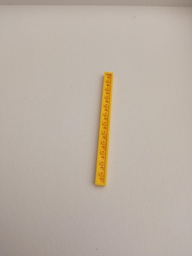
#> input picture Project/samples/0_4UMA_original_60479_1609884606260.jpg, 192 x 256 px, shrunk from 2448 x 3264 before the run, found by its file name; its folder holds only this picture in this run
$ python pipeline_test_clustering.py
#> lines starting #> are read from the running program, lines starting #| are printed output that depends on the picture
import cv2
import numpy as np
from sklearn.cluster import DBSCAN
import os
import random


# Use DBSCAN to detect the Lego bricks in the image, by analysing the color distances of the pixels
def detect_lego_bricks(image, eps=5, min_samples=10):

        lab_image = cv2.cvtColor(image, cv2.COLOR_BGR2LAB)

        l_channel, a_channel, b_channel = cv2.split(lab_image)

        pixel_values = np.column_stack([a_channel.flatten(), b_channel.flatten()])

        db = DBSCAN(eps=eps, min_samples=min_samples).fit(pixel_values)

        labels = db.labels_

        num_labels = len(set(labels)) - (1 if -1 in labels else 0)

        brick_boxes = []

        for i in range(num_labels):

            mask = labels == i

            a_values = a_channel.flatten()[mask]

            b_values = b_channel.flatten()[mask]

            min_a, max_a = np.min(a_values), np.max(a_values)

            min_b, max_b = np.min(b_values), np.max(b_values)

            mask = np.zeros_like(labels, dtype=bool)

            mask[labels == i] = True

            y, x = np.where(mask.reshape(a_channel.shape))

            brick_boxes.append((min(x), min(y), max(x) - min(x), max(y) - min(y)))

        return brick_boxes

def preprocess_image(image):

    lab_image = cv2.cvtColor(image, cv2.COLOR_BGR2LAB)

    l_channel, a_channel, b_channel = cv2.split(lab_image)

    clahe = cv2.createCLAHE(clipLimit=2.0, tileGridSize=(6, 6))

    enhanced_l_channel = clahe.apply(l_channel)

    enhanced_lab_image = cv2.merge([enhanced_l_channel, a_channel, b_channel])

    enhanced_bgr = cv2.cvtColor(enhanced_lab_image, cv2.COLOR_LAB2BGR)

    return enhanced_bgr


def detect_colors_hsv(image, brick_boxes, threshold=10):

    hsv_image = cv2.cvtColor(image, cv2.COLOR_BGR2HSV)

    brick_colors = []

    for box in brick_boxes:

        x, y, w, h = box

        brick_roi = hsv_image[y : y + h, x : x + w]

        unique_colors, counts = np.unique(
            brick_roi.reshape(-1, brick_roi.shape[2]), axis=0, return_counts=True
        )

        distinct_colors = [
            color for color, count in zip(unique_colors, counts) if count >= threshold
        ]

        most_frequent_color = unique_colors[np.argmax(counts)]

        # Use most frequent color as the average color
        if distinct_colors:

            brick_colors.append(most_frequent_color)

    return len(brick_colors), brick_colors


def main():

    folder_path = "samples"

    image_files = [
        f for f in os.listdir(folder_path) if f.endswith(".jpg") or f.endswith(".png")
    ]

    num_images = int(input("Enter the number of images to process: "))
#> the answer given: 3

    selected_images = random.sample(image_files, min(num_images, len(image_files)))

    for filename in selected_images:

        image = cv2.imread(os.path.join(folder_path, filename))
#> image is the input picture: shape (256, 192, 3); mean B, G, R 163.2, 174.9, 186.3

        image_resized = cv2.resize(image, (0, 0), fx=0.2, fy=0.2)
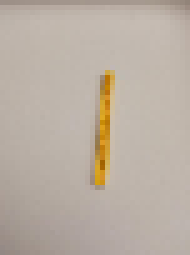
#> image_resized: shape (51, 38, 3) (shown 5 times larger); mean B, G, R 163.3, 175, 186.4

        preprocessed_image = preprocess_image(image_resized)
#> in preprocess_image, `lab_image = cv2.cvtColor(image, cv2.COLOR_BGR2LAB)`: lab_image: shape (51, 38, 3); mean of channels 0, 1, 2 184, 130.4, 135.4
#> in preprocess_image, `l_channel, a_channel, b_channel = cv2.split(lab_image)`:
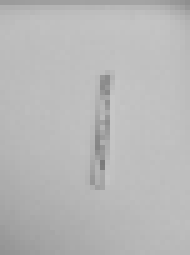
#> l_channel: shape (51, 38) (shown 5 times larger); min 122, max 198, mean 184
#> in preprocess_image, `l_channel, a_channel, b_channel = cv2.split(lab_image)`:
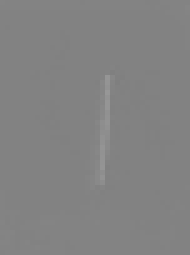
#> a_channel: shape (51, 38) (shown 5 times larger); min 127, max 151, mean 130.4
#> in preprocess_image, `l_channel, a_channel, b_channel = cv2.split(lab_image)`:
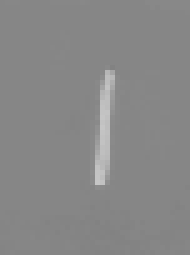
#> b_channel: shape (51, 38) (shown 5 times larger); min 130, max 198, mean 135.4
#> in preprocess_image, `enhanced_l_channel = clahe.apply(l_channel)`:
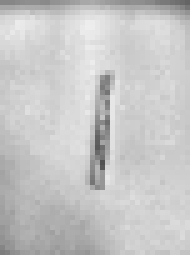
#> enhanced_l_channel: shape (51, 38) (shown 5 times larger); min 82, max 238, mean 198.9
#> in preprocess_image, `enhanced_lab_image = cv2.merge([enhanced_l_channel, a_channel, b_chann..`: enhanced_lab_image: shape (51, 38, 3); mean of channels 0, 1, 2 198.9, 130.4, 135.4
#> in preprocess_image, `enhanced_bgr = cv2.cvtColor(enhanced_lab_image, cv2.COLOR_LAB2BGR)`:
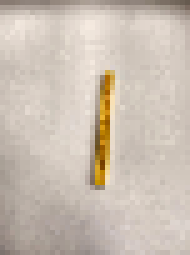
#> enhanced_bgr: shape (51, 38, 3) (shown 5 times larger); mean B, G, R 179.3, 191.2, 203

        brick_boxes = detect_lego_bricks(preprocessed_image)
#> in detect_lego_bricks, `lab_image = cv2.cvtColor(image, cv2.COLOR_BGR2LAB)`: lab_image: shape (51, 38, 3); mean of channels 0, 1, 2 199, 130.4, 135.4
#> in detect_lego_bricks, `pixel_values = np.column_stack([a_channel.flatten(), b_channel.flatten..`: pixel_values = 1938 pairs, first value 127 to 151, second value 130 to 197
#> in detect_lego_bricks, `labels = db.labels_`: labels = 1938 values, max 1 at index 591, min -1 at index 553, mean -0.00568
#> in detect_lego_bricks, `num_labels = len(set(labels)) - (1 if -1 in labels else 0)`: num_labels = 2
#> the loop in detect_lego_bricks, `for i in range(num_labels): ` made 2 passes
#> (min_a, max_a, min_b, max_b) on passes 1 to 2: (127, 134, 130, 145), (138, 151, 180, 197)
#> after the loop in detect_lego_bricks, `for i in range(num_labels):`: brick_boxes = [(0, 0, 37, 50), (20, 15, 1, 21)]
#> brick_boxes = [(0, 0, 37, 50), (20, 15, 1, 21)]

        num_bricks = len(brick_boxes)
#> num_bricks = 2

        if num_bricks < 3:

            num_colors, brick_colors = detect_colors_hsv(preprocessed_image, brick_boxes)
#> in detect_colors_hsv, `hsv_image = cv2.cvtColor(image, cv2.COLOR_BGR2HSV)`: hsv_image: shape (51, 38, 3); mean H, S, V 14.2, 30.7, 203
#> the loop in detect_colors_hsv, `for box in brick_boxes: ` made 2 passes
#> (x, y, w, h, most_frequent_color) on passes 1 to 2: (0, 0, 37, 50, [14, 23, 211]), (20, 15, 1, 21, [16, 61, 155])
#> after the loop in detect_colors_hsv, `for box in brick_boxes:`: brick_colors = [[14, 23, 211]]
#> num_colors = 1; brick_colors = [[14, 23, 211]]

        else:
            num_colors, brick_colors = detect_colors_hsv(preprocessed_image, brick_boxes, threshold=100)

        print(f"File: {filename}, Number of Lego Bricks: {num_bricks}, Number of Colors: {num_colors}")
#| File: 0_4UMA_original_60479_1609884606260.jpg, Number of Lego Bricks: 2, Number of Colors: 1

        # Draw the bounding boxes around the detected bricks with the area they occupy

        for box in (brick_boxes):

                x, y, w, h = box

                cv2.rectangle(preprocessed_image, (x, y), (x + w, y + h), (0, 255, 0), 2)

                cv2.putText(preprocessed_image, f"{w*h} mm^2", (x, y - 5), cv2.FONT_HERSHEY_SIMPLEX, 0.5, (0, 255, 0), 2)
#> this loop made 2 passes
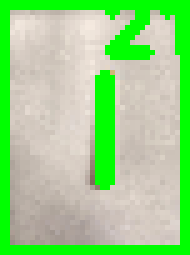
#> preprocessed_image: shape (51, 38, 3) (shown 5 times larger); mean B, G, R 139.4, 212.3, 153.9

        cv2.imshow("Result", preprocessed_image)

        cv2.waitKey(0)

        cv2.destroyAllWindows()

if __name__ == "__main__":
    main()

$ run again, on Project/samples/0_neOX_original_3460_1609895884436.jpg
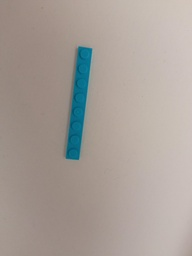
#> input picture Project/samples/0_neOX_original_3460_1609895884436.jpg, 192 x 256 px, shrunk from 2448 x 3264 before the run, found by its file name
#> in main, image is the input picture: shape (256, 192, 3); mean B, G, R 152.1, 158.6, 167.9
#> enhanced_lab_image: shape (51, 38, 3); mean of channels 0, 1, 2 178.7, 130.7, 132.8
#> in preprocess_image, `enhanced_bgr = cv2.cvtColor(enhanced_lab_image, cv2.COLOR_LAB2BGR)`:
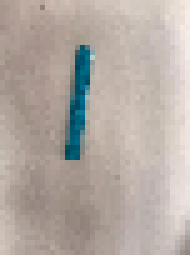
#> enhanced_bgr: shape (51, 38, 3) (shown 5 times larger); mean B, G, R 163, 169.7, 179.3
#> pixel_values = 1938 pairs, first value 110 to 134, second value 103 to 137
#> labels = 1938 values, max 1 at index 358, min 0 at index 0, mean 0.033
#> num_labels = 2
#> the loop in detect_lego_bricks, `for i in range(num_labels): ` made 2 passes
#> (min_a, max_a, min_b, max_b) on passes 1 to 2: (117, 134, 120, 137), (110, 120, 103, 119)
#> after the loop in detect_lego_bricks, `for i in range(num_labels):`: brick_boxes = [(0, 0, 37, 50), (13, 9, 4, 22)]
#> num_bricks = 2
#> hsv_image: shape (51, 38, 3); mean H, S, V 14.7, 36.4, 183
#> the loop in detect_colors_hsv, `for box in brick_boxes: ` made 2 passes
#> (x, y, w, h, most_frequent_color) on passes 1 to 2: (0, 0, 37, 50, [9, 39, 169]), (13, 9, 4, 22, [14, 30, 162])
#> after the loop in detect_colors_hsv, `for box in brick_boxes:`: brick_colors = [[9, 39, 169]]
#> in main, `num_colors, brick_colors = detect_colors_hsv(preprocessed_image, brick..`: num_colors = 1; brick_colors = [[9, 39, 169]]
#| File: 0_neOX_original_3460_1609895884436.jpg, Number of Lego Bricks: 2, Number of Colors: 1
#> the loop in main, `for box in (brick_boxes): ` made 2 passes
#> after the loop in main, `for box in (brick_boxes):`:
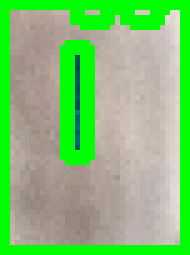
#> preprocessed_image: shape (51, 38, 3) (shown 5 times larger); mean B, G, R 115.3, 193.5, 129.1

$ run again, on Project/samples/0_MnDu_original_15254_1609945083260.jpg
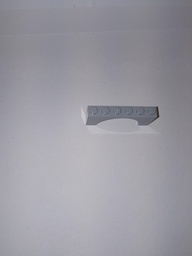
#> input picture Project/samples/0_MnDu_original_15254_1609945083260.jpg, 192 x 256 px, shrunk from 2448 x 3264 before the run, found by its file name
#> in main, image is the input picture: shape (256, 192, 3); mean B, G, R 161.3, 153.1, 154.3
#> enhanced_lab_image: shape (51, 38, 3); mean of channels 0, 1, 2 167.1, 130.1, 123.9
#> pixel_values = 1938 pairs, first value 128 to 132, second value 119 to 128
#> labels = 1938 values from 0 to 0
#> num_labels = 1
#> the loop in detect_lego_bricks, `for i in range(num_labels): ` made 1 pass
#> (min_a, max_a, min_b, max_b) on pass 1: (128, 132, 119, 128)
#> after the loop in detect_lego_bricks, `for i in range(num_labels):`: brick_boxes = [(0, 0, 37, 50)]
#> num_bricks = 1
#> hsv_image: shape (51, 38, 3); mean H, S, V 126.1, 13.2, 167
#> the loop in detect_colors_hsv, `for box in brick_boxes: ` made 1 pass
#> (x, y, w, h, most_frequent_color) on pass 1: (0, 0, 37, 50, [126, 15, 167])
#> after the loop in detect_colors_hsv, `for box in brick_boxes:`: brick_colors = [[126, 15, 167]]
#> in main, `num_colors, brick_colors = detect_colors_hsv(preprocessed_image, brick..`: num_colors = 1; brick_colors = [[126, 15, 167]]
#| File: 0_MnDu_original_15254_1609945083260.jpg, Number of Lego Bricks: 1, Number of Colors: 1
#> the loop in main, `for box in (brick_boxes): ` made 1 pass
#> after the loop in main, `for box in (brick_boxes):`:
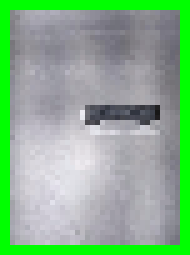
#> preprocessed_image: shape (51, 38, 3) (shown 5 times larger); mean B, G, R 140.8, 179, 135.5
